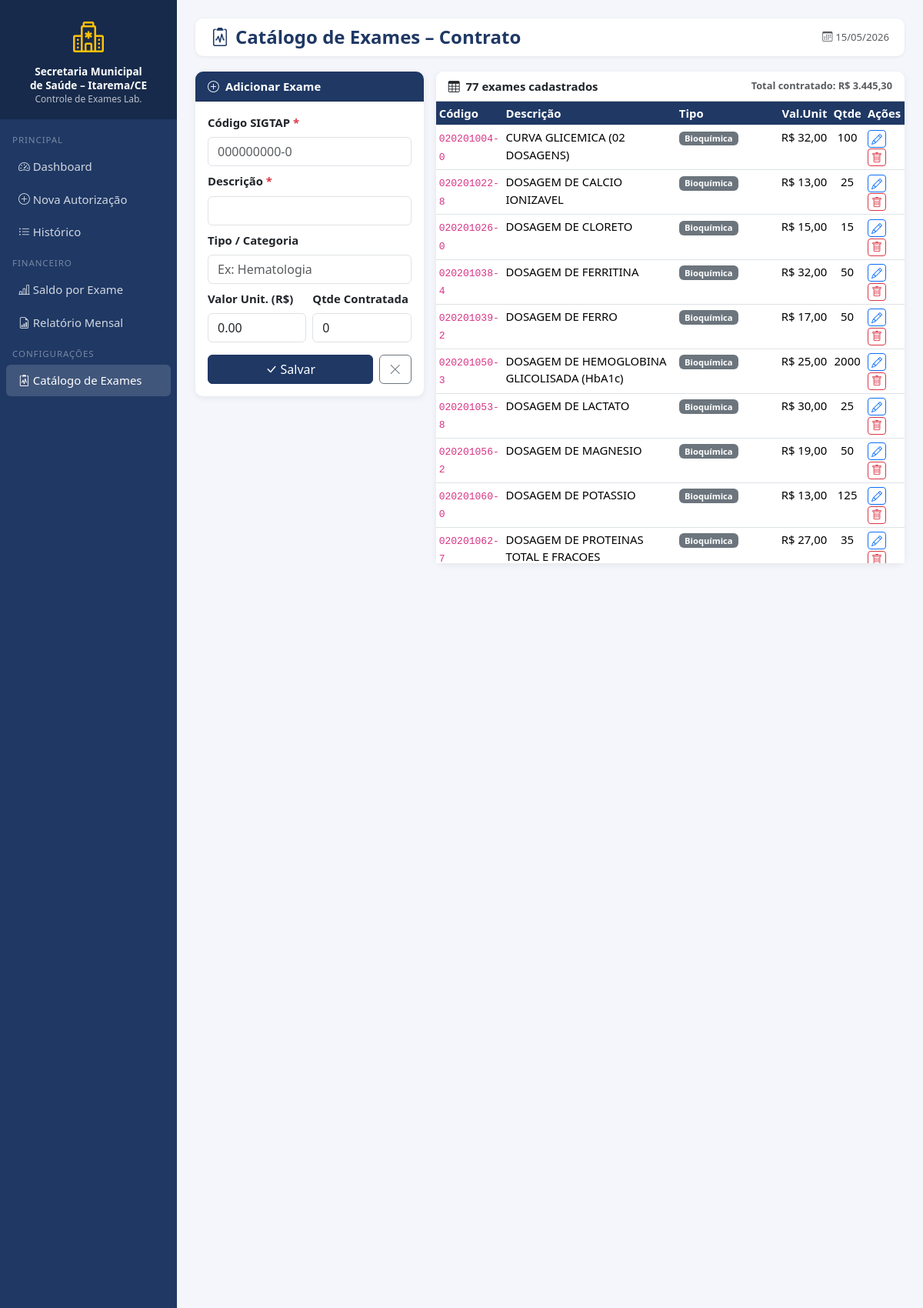
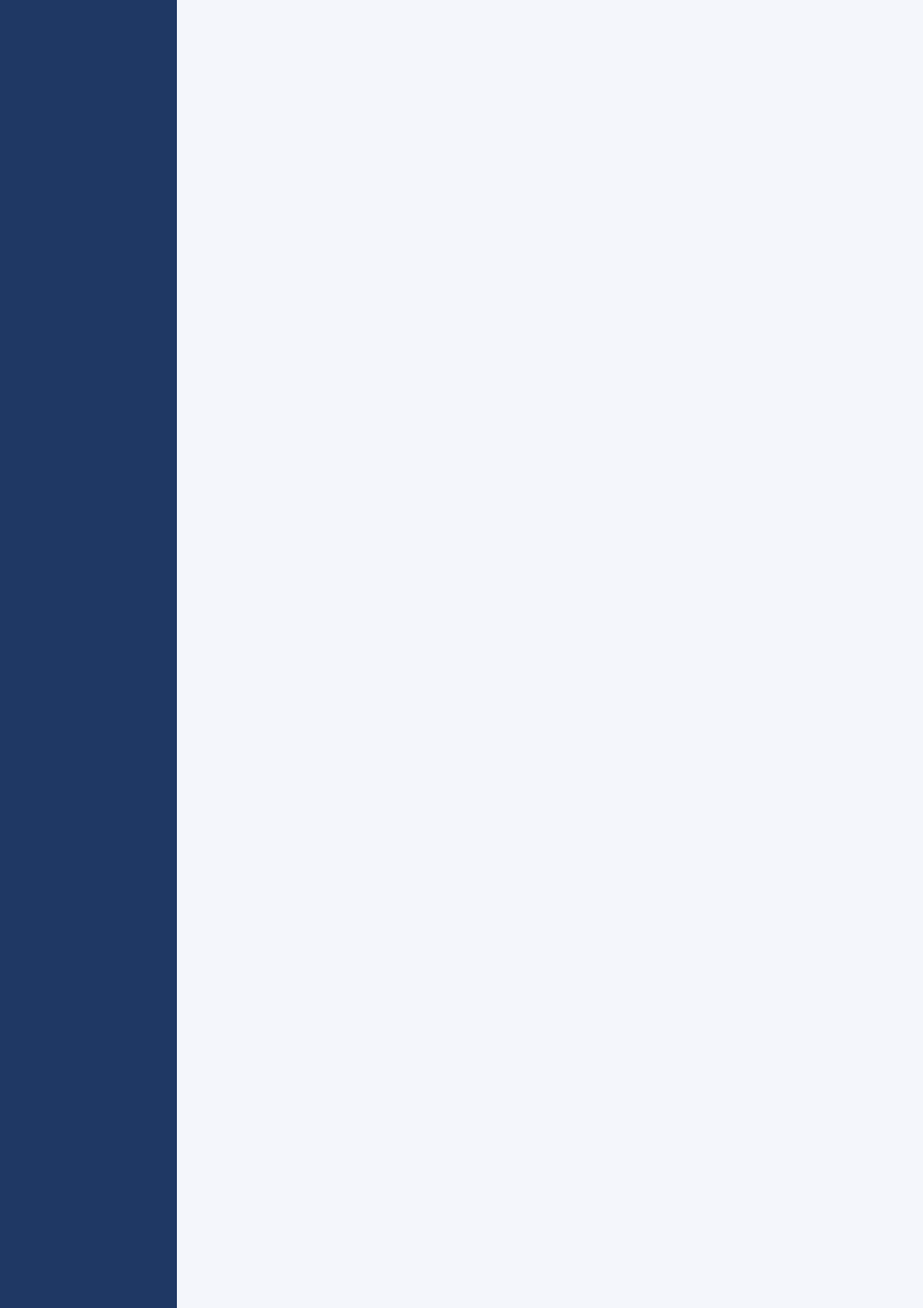
The page /exames (upper part) on the database its author committed (2 pictures, top to bottom).
### tables this page shows
CREATE TABLE exames (
        id INTEGER PRIMARY KEY AUTOINCREMENT,
        codigo TEXT NOT NULL UNIQUE,
        descricao TEXT NOT NULL,
        tipo TEXT DEFAULT '',
        valor_unitario REAL DEFAULT 0.0,
        quantidade_contratada INTEGER DEFAULT 0
    );

### app.py (the view, shortened to what this page needs)
@app.route("/exames", methods=["GET","POST"])
def exames():
    db = get_db()
    rows = db.execute("SELECT * FROM exames ORDER BY codigo").fetchall()
    db.close()
    return render_template("exames.html", rows=rows)

### app.py (called while the page is built)
def get_db():
    conn = sqlite3.connect(DB_PATH)
    conn.row_factory = sqlite3.Row
    conn.execute("PRAGMA journal_mode=WAL")
    return conn

def fmt_brl(v):
    try:
        s = f"{float(v):,.2f}"
        return "R$ " + s.replace(",","X").replace(".",",").replace("X",".")
    except: return "R$ 0,00"

### templates/exames.html (shortened to what this page needs)
{% extends "base.html" %}
{% block icon %}clipboard2-pulse{% endblock %}
{% block page_title %}Catálogo de Exames – Contrato{% endblock %}
{% block content %}
<div class="row g-3">
  <div class="col-lg-4">
    <div class="card">
      <div class="card-header" style="background:#1F3864;color:#fff">
        <i class="bi bi-plus-circle me-2"></i>Adicionar Exame
      </div>
      <div class="card-body">
        <form method="post" id="frmExame">
          <div class="mb-2">
            <label class="form-label fw-semibold">Código SIGTAP <span class="text-danger">*</span></label>
            <input name="codigo" id="inpCodigo" type="text" class="form-control" placeholder="000000000-0" required>
          </div>
          <div class="mb-2">
            <label class="form-label fw-semibold">Descrição <span class="text-danger">*</span></label>
            <input name="descricao" id="inpDesc" type="text" class="form-control" required>
          </div>
          <div class="mb-2">
            <label class="form-label fw-semibold">Tipo / Categoria</label>
            <input name="tipo" id="inpTipo" type="text" class="form-control" placeholder="Ex: Hematologia">
          </div>
          <div class="row g-2 mb-3">
            <div class="col-6">
              <label class="form-label fw-semibold">Valor Unit. (R$)</label>
              <input name="valor_unitario" id="inpValor" type="number" step="0.01"
                     class="form-control" value="0.00">
            </div>
            <div class="col-6">
              <label class="form-label fw-semibold">Qtde Contratada</label>
              <input name="quantidade_contratada" id="inpQtd" type="number"
                     class="form-control" value="0">
            </div>
          </div>
          <div class="d-flex gap-2">
            <button type="submit" class="btn btn-primary flex-grow-1" id="btnSalvar">
              <i class="bi bi-check-lg me-1"></i>Salvar
            </button>
            <button type="button" class="btn btn-outline-secondary" onclick="resetForm()">
              <i class="bi bi-x-lg"></i>
            </button>
          </div>
        </form>
      </div>
    </div>
  </div>
  <div class="col-lg-8">
    <div class="card">
      <div class="card-header bg-white d-flex justify-content-between align-items-center">
        <span><i class="bi bi-table me-2"></i>{{ rows|length }} exames cadastrados</span>
        <span style="font-size:.8rem" class="text-muted">Total contratado: {{ fmt_brl(rows|sum(attribute='valor_unitario')|float) }}</span>
      </div>
      <div class="table-responsive" style="max-height:600px;overflow-y:auto">
        <table class="table table-hover table-sm mb-0">
          <thead style="position:sticky;top:0">
            <tr>
              <th>Código</th><th>Descrição</th><th>Tipo</th>
              <th class="text-end">Val.Unit</th><th class="text-center">Qtde</th>
              <th>Ações</th>
            </tr>
          </thead>
          <tbody>
            {% for r in rows %}
            <tr>
              <td><code>{{ r.codigo }}</code></td>
              <td>{{ r.descricao }}</td>
              <td><span class="badge bg-secondary">{{ r.tipo }}</span></td>
              <td class="text-end">{{ fmt_brl(r.valor_unitario) }}</td>
              <td class="text-center">{{ r.quantidade_contratada }}</td>
              <td>
                <button class="btn btn-sm btn-outline-primary py-0 px-1"
                  onclick="editExame('{{ r.codigo }}','{{ r.descricao|replace("'","\\'") }}','{{ r.tipo }}','{{ r.valor_unitario }}','{{ r.quantidade_contratada }}')">
                  <i class="bi bi-pencil"></i>
                </button>
                <form method="post" style="display:inline"
                      onsubmit="return confirm('Excluir exame {{ r.codigo }}?')">
                  <button class="btn btn-sm btn-outline-danger py-0 px-1">
                    <i class="bi bi-trash"></i>
                  </button>
                </form>
              </td>
            </tr>
            {% endfor %}
          </tbody>
        </table>
      </div>
    </div>
  </div>
</div>
{% endblock %}

### templates/base.html (style rules this page uses)
:root { --azul: #1F3864; --verde: #1a6e3c; --amarelo: #f8c300; }
body { background: #f4f6fb; font-size: .93rem; }
.card { border: none; border-radius: 10px; box-shadow: 0 2px 8px rgba(0,0,0,.07); }
.card-header { border-radius: 10px 10px 0 0 !important; font-weight: 600; }
.btn-primary { background: var(--azul); border-color: var(--azul); }
.table thead th { background: var(--azul); color: #fff; font-weight: 600; vertical-align: middle; }

### rows shown on the page
exames: codigo "020201004-0", descricao "CURVA GLICEMICA (02 DOSAGENS)", tipo "Bioquímica", valor_unitario "R$ 32,00", quantidade_contratada "100"
exames: codigo "020201022-8", descricao "DOSAGEM DE CALCIO IONIZAVEL", tipo "Bioquímica", valor_unitario "R$ 13,00", quantidade_contratada "25"
exames: codigo "020201026-0", descricao "DOSAGEM DE CLORETO", tipo "Bioquímica", valor_unitario "R$ 15,00", quantidade_contratada "15"
exames: codigo "020201038-4", descricao "DOSAGEM DE FERRITINA", tipo "Bioquímica", valor_unitario "R$ 32,00", quantidade_contratada "50"
exames: codigo "020201039-2", descricao "DOSAGEM DE FERRO", tipo "Bioquímica", valor_unitario "R$ 17,00", quantidade_contratada "50"
exames: codigo "020201050-3", descricao "DOSAGEM DE HEMOGLOBINA GLICOLISADA (HbA1c)", tipo "Bioquímica", valor_unitario "R$ 25,00", quantidade_contratada "2000"
exames: codigo "020201053-8", descricao "DOSAGEM DE LACTATO", tipo "Bioquímica", valor_unitario "R$ 30,00", quantidade_contratada "25"
exames: codigo "020201056-2", descricao "DOSAGEM DE MAGNESIO", tipo "Bioquímica", valor_unitario "R$ 19,00", quantidade_contratada "50"
exames: codigo "020201060-0", descricao "DOSAGEM DE POTASSIO", tipo "Bioquímica", valor_unitario "R$ 13,00", quantidade_contratada "125"
exames: codigo "020201062-7", descricao "DOSAGEM DE PROTEINAS TOTAL E FRACOES", tipo "Bioquímica", valor_unitario "R$ 27,00", quantidade_contratada "35"

### other values the page prints
{{ hoje().strftime('%d/%m/%Y') }} "15/05/2026"
{{ rows|length }} "77"
{{ fmt_brl(rows|sum(attribute='valor_unitario')|float) }} "R$ 3.445,30"
